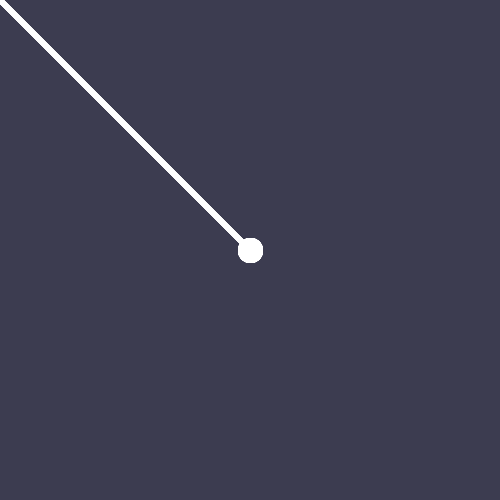
Frame 1 (no input)
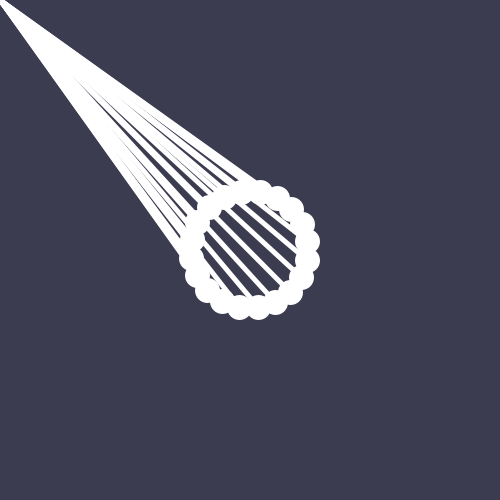
Frame 60 (the mouse pressed at the canvas centre just before this capture)
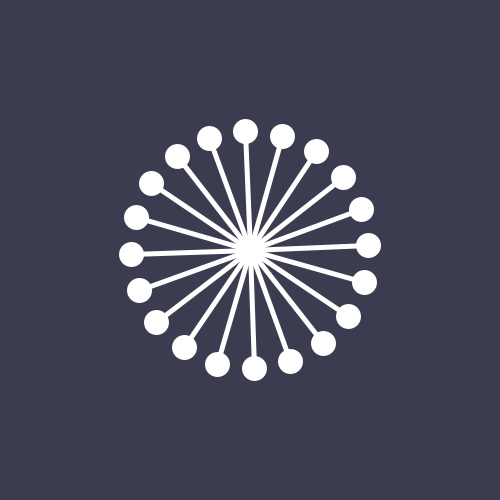
Frame 120 (the mouse held since frame 60 and released just before this capture)

The Processing sketch that drew these frames (run headless with seeded random() and noise(); from frame 60 on, the mouse is pressed at the canvas centre):

// Processing sketch: processing_95508
// ── processing_95508.pde

//rafiAlam
//creativeComputing
//sin and cos

int numObj=20;
float degrees = 360/numObj;
float angleOffset = 0;
float distance = 0;

Object[] Circle = new Object[numObj];

void setup() {
  size(500, 500);
  noStroke();  
  for (int i=0; i<numObj; i++) {
    Circle[i] = new Object (width/2, height/2, 20, 20);
  }
}


void draw() {
  background(60,60,80);
  for (int i=0; i<numObj; i++) {
    float xOffset = cos (radians(degrees * i + angleOffset)) * distance;
    float yOffset = sin (radians(degrees * i + angleOffset)) * distance;
    //        ellipse(width/2 + xOffset, height/2 + yOffset, 20, 20);
    
    stroke(255);
    strokeWeight(5);
//    line(width/2,height/2,Circle[i].x,Circle[i].y);
    line(mouseX,mouseY,Circle[i].x,Circle[i].y);

    Circle[i].display();
    Circle[i].x = width/2 + xOffset;
    Circle[i].y = height/2 + yOffset;
    distance+=.05;
  }


  for (int i=0; i <numObj; i++) {
    if (dist(Circle[i].x,Circle[i].y,width/2,height/2)>width) {
      Circle[i].x = width/2;
      Circle[i].y = height/2;
      distance = .1;
    }
  }
  angleOffset -=2;
}


class Object {
  float x;
  float y;
  float w;
  float h;
  Object (float start_x, float start_y, float start_w, float start_h) {
    x = start_x;
    y = start_y;
    w = start_w;
    h = start_h;
  }

  void display() {
    ellipse(x, y, w, h);
  }
}


void keyPressed() {
  if (key == ' ') {
    distance=0;
  }
}
